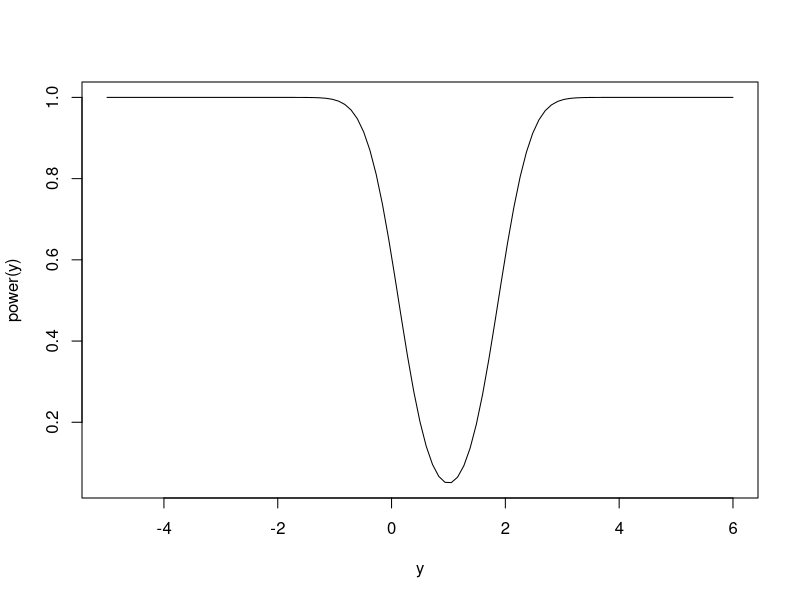
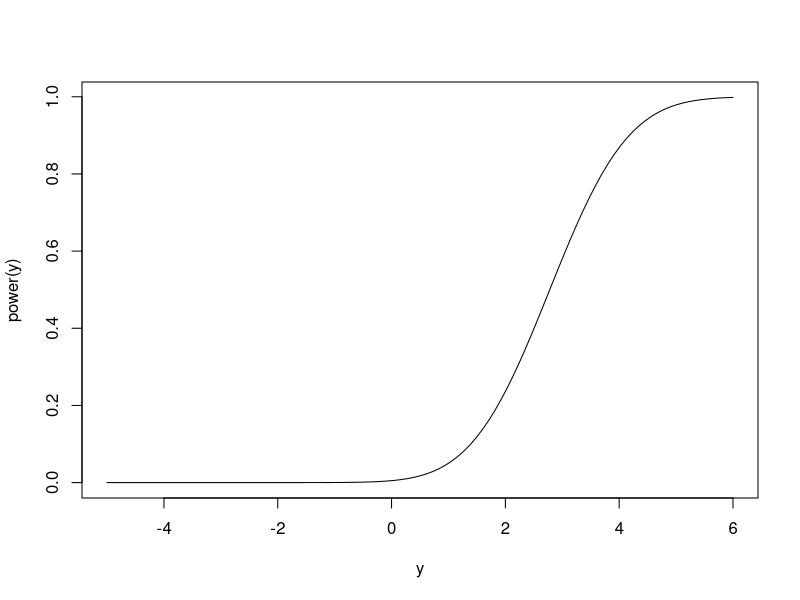
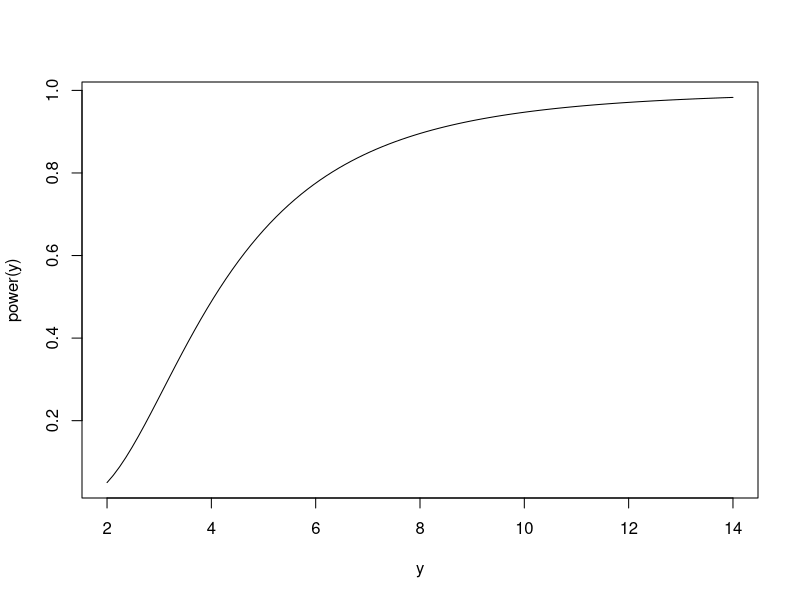
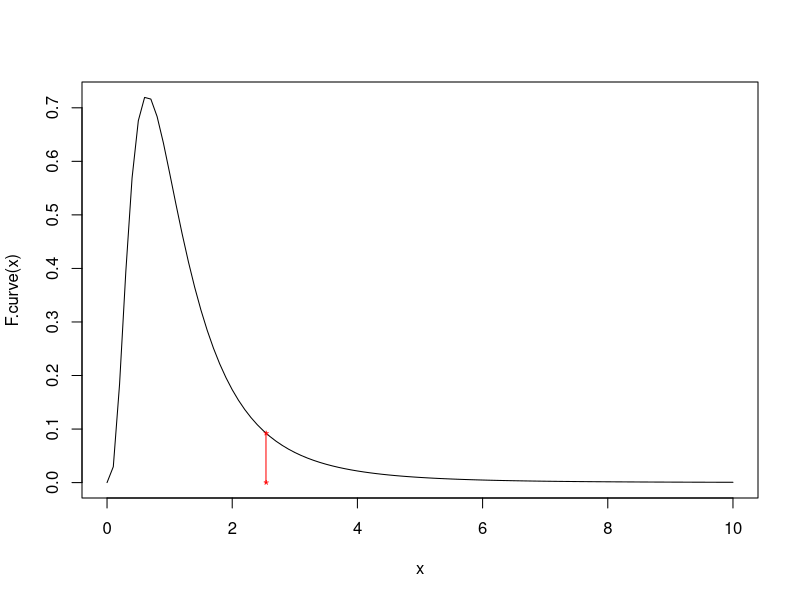
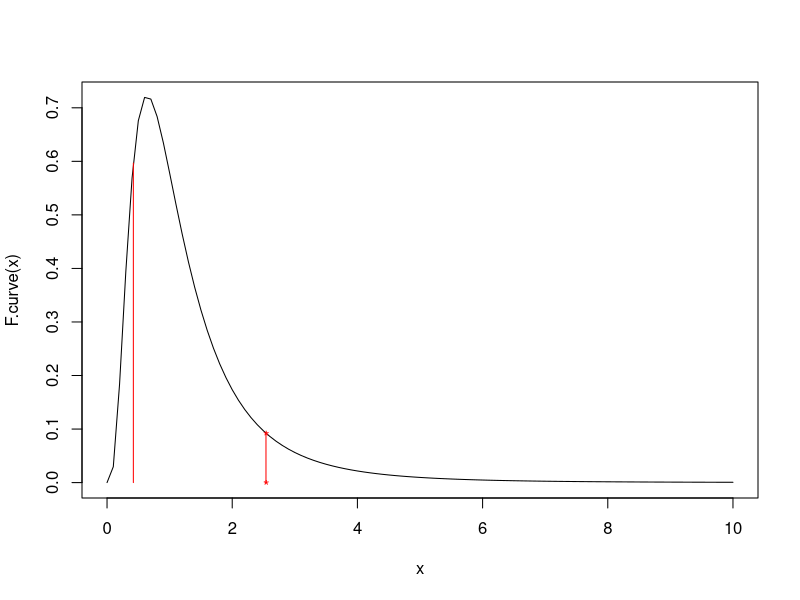
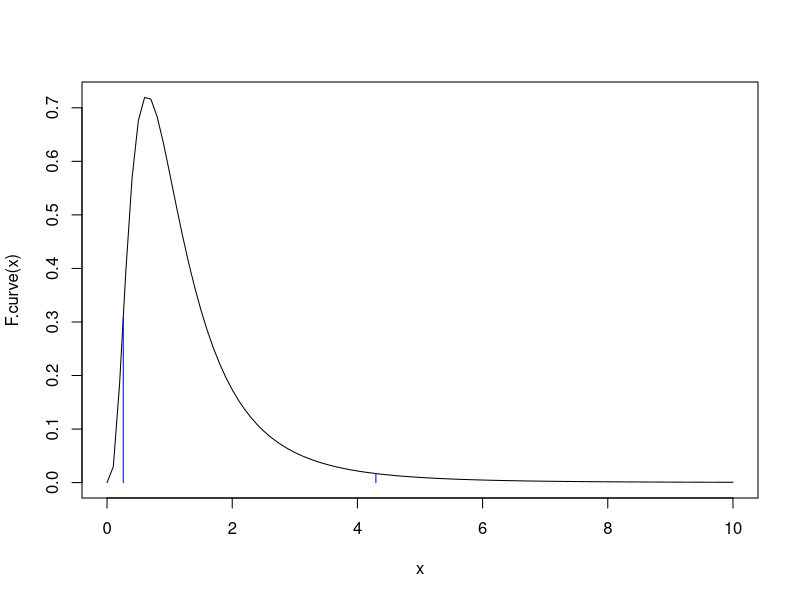
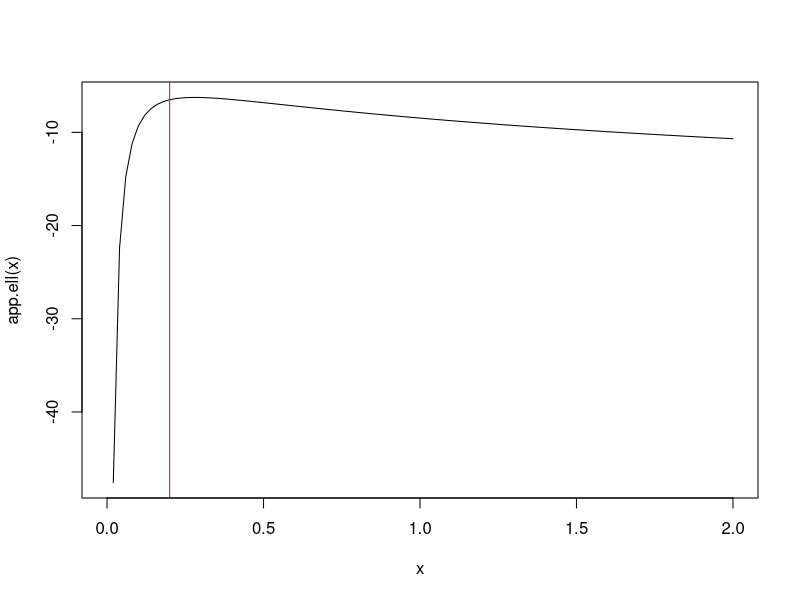

Reproduce these figures in R, in order.
## ---- chunk 1
alpha <- 0.05
mu0 <- 1
sigma2 <- 2
n <- 10
power <- function(y) pnorm(qnorm(alpha/2)+(1-y)/sqrt(sigma2/n))+1-pnorm(qnorm(1-alpha/2)+(1-y)/sqrt(sigma2/n))
curve(power, from = -5, to = 6, xlab = 'y', ylab = 'power(y)')  
## ---- chunk 2
alpha <- 0.05
mu0 <- 1
sigma2 <- 2
n <- 10
power <- function(y)  1-pt(qt(1-alpha, n-1), df = n-1, ncp = y - mu0)
curve(power, from = -5, to = 6, xlab = 'y', ylab = 'power(y)')  
## ---- chunk 3
alpha <- 0.05
mu0 <- 1
sigma2 <- 2
n <- 10
power <- function(y)  1-pchisq((2/y)*qchisq(1-alpha, n-1),n-1)
curve(power, from = 2, to = 14, xlab = 'y', ylab = 'power(y)')  
## ---- chunk 4
set.seed(12345)
X <- rnorm(13, 5, 2)
Y <- rnorm(19, 4, 1)
# testing a point null with Delta = 1, alpha = 0.05
t.test(X,Y,alternative = 'two.sided',mu=1,var.equal=FALSE,conf.level = 0.95)
t.test(X,Y,alternative = 'two.sided',mu=1,var.equal=TRUE,conf.level = 0.95)
## ---- chunk 5
(1-pt(0.2346661,17.877))
## ---- chunk 6
x <- c(25.20, 23.53, 18.02, 18.96, 15.70, 10.35, 24.07, 17.10, 21.51,  7.48, 12.76)
y <- c(19.16, 20.05, 16.99, 19.83, 21.07, 21.47, 25.44, 11.96, 19.45)
F <- var(x)/var(y)
F
F.curve <- function(x) df(x, 10, 8)
curve(F.curve, 0, 10)
points(F, F.curve(F), pch = '*', col = 'red')
points(F, 0, pch = '*', col = 'red')
lines(c(F,F), c(0,F.curve(F)), col = 'red')
1-pf(F, 10, 8)
2*(1-pf(F, 10, 8))
qf(0.09989054, 10,8)
curve(F.curve, 0, 10)
points(F, F.curve(F), pch = '*', col = 'red')
points(F, 0, pch = '*', col = 'red')
lines(c(F,F), c(0,F.curve(F)), col = 'red')
lines(c(qf(0.09989054, 10,8),qf(0.09989054, 10,8)), c(0,F.curve(qf(0.09989054, 10,8))), col = 'red')

curve(F.curve, 0, 10)
lines(c(qf(0.025, 10,8),qf(0.025, 10,8)), c(0,F.curve(qf(0.025, 10,8))), col = 'blue')
lines(c(qf(0.975, 10,8),qf(0.975, 10,8)), c(0,F.curve(qf(0.975, 10,8))), col = 'blue')
## ---- chunk 7
x = c(12.57,  1.83,  2.10,  3.00,  0.65,  2.74, 14.21,  1.72,  3.13,  1.63,  2.42,  9.33)
xbar <- mean(x)
xbar
c(xbar - 1.96*5/sqrt(12), xbar + 1.96*5/sqrt(12))
5
c(qgamma(0.025, shape = 12, scale = 5), qgamma(0.975, shape = 12, scale = 5))
xbar * 12
c(qgamma(0.025, shape = 12, scale = 5), qgamma(0.975, shape = 12, scale = 5))/12
xbar
## ---- chunk 8
reps <- 10000
errors <- matrix(0, reps, 2)
for(r in 1:reps){
  x <- rexp(12,rate = 1/5)
  xbar <- mean(x)
  rr.wald <- c(xbar - 1.96*5/sqrt(12), xbar + 1.96*5/sqrt(12))
  rr.exact <- c(qgamma(0.025, shape = 12, scale = 5), qgamma(0.975, shape = 12, scale = 5))/12
  errors[r, ] <- c(ifelse(5>rr.wald[1] & 5<rr.wald[2],0,1), ifelse(xbar>rr.exact[1] & xbar<rr.exact[2],0,1))
}
colMeans(errors)
## ---- chunk 9
x <- rnorm(22, 8, 6)
x
xbar <- mean(x)
xbar
mu0 <- 7
mle <- (1/22)*sum((x-xbar)^2)
mle
mle0 <- (1/22)*sum((x - mu0)^2)
mle0
loglhood <- function(mu, sigma2)  sum(dnorm(x,mu,sqrt(sigma2),log = TRUE))
Lambda <- (-2)*(loglhood(mu0,mle0) - loglhood(xbar,mle)) 
Lambda
qchisq(0.95, 1)
## ---- chunk 10
x <- c(8.0,8.1,8.9,9.1,9.2,9.3,9.4,9.4)
ell <- function(sig2) sum(dnorm(x,mean(x),sqrt(sig2),log = TRUE))
app.ell <- function(sig2) apply(matrix(sig2,length(sig2),1),1,ell)
curve(app.ell,0,2)  
abline(v = 0.2, col = 'red')
test.stat <- -2*(ell(0.2)-ell(0.28))
test.stat
qchisq(0.95,1)
## ---- chunk 11
test.stat <- -2*(dmultinom(c(90,12,78,13,1,6,19,13,50),prob = c(180*122, 180*26, 180*134, 20*122, 20*26, 20*134, 82*122, 82*26, 82*134)/(282*282), log = TRUE)-dmultinom(c(90,12,78,13,1,6,19,13,50),prob = c(90,12,78,13,1,6,19,13,50)/282, log = TRUE))
test.stat
qchisq(0.95,4)
